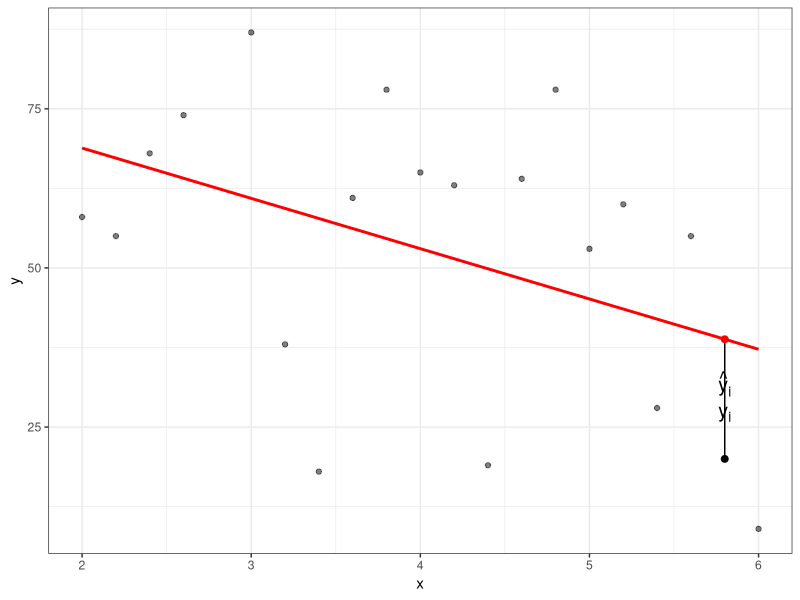

Source code (R):
## ---- chunk 1
knitr::opts_chunk$set(echo = FALSE)
## ---- chunk 2
library(ggplot2)
# Preisexperiment
beta0 = 100
beta1 = 12
T = 20
set.seed(123456)
p = sample(seq(2,6, length=T+1), T, replace = FALSE)
eps = rnorm(T,0, 20)
D = round(beta0 - beta1*p + eps)
d = data.frame(t=seq_along(p),D=D,p=p,eps=eps)

d$y_hat = fitted(lm(data=d, D~p))
dc = d[9,]

ggplot(data=d,aes(x=p,y=D, label=t)) +
  geom_point(alpha=0.5) +
  geom_smooth(method=lm, color="red", se=FALSE) +
  geom_segment(data=dc, aes(x=p,xend=p,y=y_hat,yend=D),col="black") +
  geom_point(data=dc,color="black", size=2) +
  geom_point(data=dc,aes(y=y_hat),color="red", size=2) +
  annotate('text', x=dc$p, y=dc$D+7, color="black", size=5,  label="y[i]", parse=TRUE)+  
#  annotate('text', x=4.1, y=68, color="black", size=5,  label="hat(eps)[i]", parse=TRUE)+  
  annotate('text', x=dc$p, y=dc$y_hat-7, color="black", size=5,  label="hat(y)[i]", parse=TRUE)+  
  xlab("x") +
  ylab("y") +
  theme_bw()


